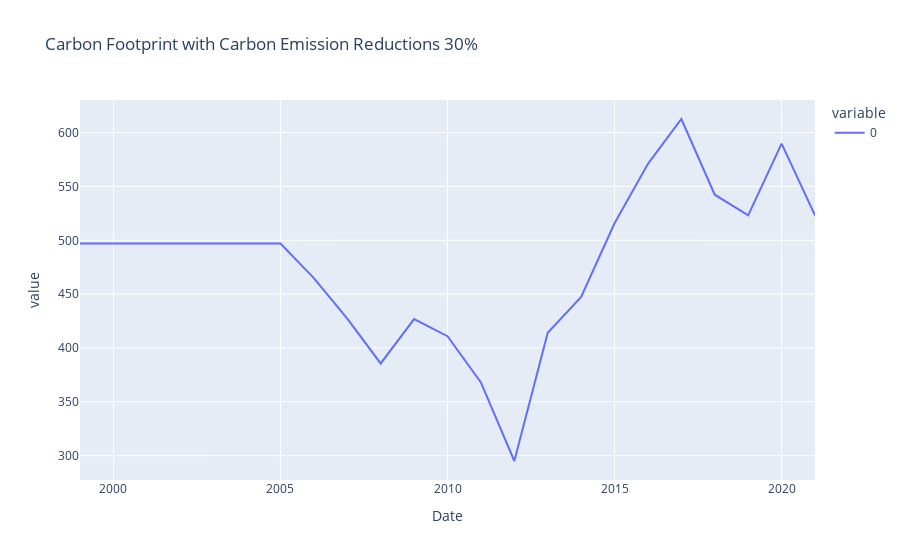

The cell this chart's notebook holds for it:
### Markdown cell above
### Carbon emissions with the constraints

### Code cell
# Let's get the carbon emission
total_carbon_cc = co.mul(optimal_weightes_cc, axis=1)

# Let's drop the first row since it's all NaN
total_carbon_cc = total_carbon_cc.dropna()

# Sum the whole column to get the total carbon footprint
carbon_f_y_cc = total_carbon_cc.sum(axis=1)

# Plot the Carbon Footprint
carbon_f_y_cc.plot(title="Carbon Footprint with Carbon Emission Reductions 30%")

### Figure 1 — Plotly figure (JSON) as saved in the notebook; plotly's stock layout.template omitted (floating-point values rounded to 4 significant figures)
{"data": [{"hovertemplate": "variable=0<br>Date=%{x}<br>value=%{y}<extra></extra>", "legendgroup": "0", "line": {"color": "#636efa", "dash": "solid"}, "marker": {"symbol": "circle"}, "mode": "lines", "name": "0", "orientation": "v", "showlegend": true, "type": "scatter", "x": [1999, 2000, 2001, 2002, 2003, 2004, 2005, 2006, 2007, 2008, 2009, 2010, 2011, 2012, 2013, 2014, 2015, 2016, 2017, 2018, 2019, 2020, 2021], "xaxis": "x", "y": [497.1, 497.1, 497.1, 497.1, 497.1, 497.1, 497.1, 464.8, 427.1, 385.6, 426.8, 410.9, 368.0, 295.0, 414.1, 447.4, 515.9, 571.0, 612.7, 542.3, 523.2, 589.8, 523.1], "yaxis": "y"}], "layout": {"legend": {"title": {"text": "variable"}, "tracegroupgap": 0}, "title": {"text": "Carbon Footprint with Carbon Emission Reductions 30%"}, "xaxis": {"anchor": "y", "domain": [0, 1], "title": {"text": "Date"}}, "yaxis": {"anchor": "x", "domain": [0, 1], "title": {"text": "value"}}}}
